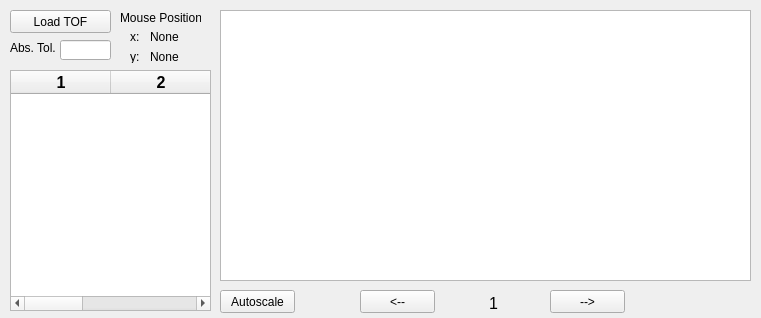
<?xml version="1.0" encoding="UTF-8"?>
<ui version="4.0">
 <class>tofView</class>
 <widget class="QWidget" name="tofView">
  <property name="geometry">
   <rect>
    <x>0</x>
    <y>0</y>
    <width>761</width>
    <height>318</height>
   </rect>
  </property>
  <property name="windowTitle">
   <string>Form</string>
  </property>
  <widget class="PlotWidget" name="graphicsView">
   <property name="geometry">
    <rect>
     <x>220</x>
     <y>10</y>
     <width>531</width>
     <height>271</height>
    </rect>
   </property>
  </widget>
  <widget class="QPushButton" name="btnNextTOF">
   <property name="geometry">
    <rect>
     <x>550</x>
     <y>290</y>
     <width>75</width>
     <height>23</height>
    </rect>
   </property>
   <property name="text">
    <string>--&gt;</string>
   </property>
  </widget>
  <widget class="QPushButton" name="btnPrevTOF">
   <property name="geometry">
    <rect>
     <x>360</x>
     <y>290</y>
     <width>75</width>
     <height>23</height>
    </rect>
   </property>
   <property name="text">
    <string>&lt;--</string>
   </property>
  </widget>
  <widget class="QLabel" name="labelTOFNum">
   <property name="geometry">
    <rect>
     <x>470</x>
     <y>293</y>
     <width>47</width>
     <height>20</height>
    </rect>
   </property>
   <property name="font">
    <font>
     <pointsize>12</pointsize>
    </font>
   </property>
   <property name="text">
    <string>1</string>
   </property>
   <property name="alignment">
    <set>Qt::AlignCenter</set>
   </property>
  </widget>
  <widget class="QLabel" name="qlxpos">
   <property name="geometry">
    <rect>
     <x>150</x>
     <y>30</y>
     <width>47</width>
     <height>13</height>
    </rect>
   </property>
   <property name="text">
    <string>None</string>
   </property>
  </widget>
  <widget class="QLabel" name="label_2">
   <property name="geometry">
    <rect>
     <x>130</x>
     <y>50</y>
     <width>47</width>
     <height>13</height>
    </rect>
   </property>
   <property name="text">
    <string>y:</string>
   </property>
  </widget>
  <widget class="QLabel" name="label">
   <property name="geometry">
    <rect>
     <x>130</x>
     <y>30</y>
     <width>47</width>
     <height>13</height>
    </rect>
   </property>
   <property name="text">
    <string>x:</string>
   </property>
  </widget>
  <widget class="QLabel" name="qlypos">
   <property name="geometry">
    <rect>
     <x>150</x>
     <y>50</y>
     <width>47</width>
     <height>13</height>
    </rect>
   </property>
   <property name="text">
    <string>None</string>
   </property>
  </widget>
  <widget class="QLabel" name="label_3">
   <property name="geometry">
    <rect>
     <x>120</x>
     <y>10</y>
     <width>81</width>
     <height>16</height>
    </rect>
   </property>
   <property name="text">
    <string>Mouse Position:</string>
   </property>
  </widget>
  <widget class="QPushButton" name="btnAutoscale">
   <property name="geometry">
    <rect>
     <x>220</x>
     <y>290</y>
     <width>75</width>
     <height>23</height>
    </rect>
   </property>
   <property name="acceptDrops">
    <bool>false</bool>
   </property>
   <property name="text">
    <string>Autoscale</string>
   </property>
   <property name="autoDefault">
    <bool>false</bool>
   </property>
   <property name="default">
    <bool>false</bool>
   </property>
   <property name="flat">
    <bool>false</bool>
   </property>
  </widget>
  <widget class="QTableWidget" name="markerTable">
   <property name="geometry">
    <rect>
     <x>10</x>
     <y>70</y>
     <width>201</width>
     <height>241</height>
    </rect>
   </property>
   <property name="font">
    <font>
     <pointsize>12</pointsize>
     <weight>75</weight>
     <bold>true</bold>
    </font>
   </property>
   <property name="sortingEnabled">
    <bool>true</bool>
   </property>
   <property name="cornerButtonEnabled">
    <bool>true</bool>
   </property>
   <property name="columnCount">
    <number>3</number>
   </property>
   <attribute name="horizontalHeaderCascadingSectionResizes">
    <bool>false</bool>
   </attribute>
   <attribute name="horizontalHeaderDefaultSectionSize">
    <number>100</number>
   </attribute>
   <attribute name="horizontalHeaderShowSortIndicator" stdset="0">
    <bool>false</bool>
   </attribute>
   <attribute name="verticalHeaderVisible">
    <bool>false</bool>
   </attribute>
   <column/>
   <column/>
   <column/>
  </widget>
  <widget class="QPushButton" name="btnLoad">
   <property name="geometry">
    <rect>
     <x>10</x>
     <y>10</y>
     <width>101</width>
     <height>23</height>
    </rect>
   </property>
   <property name="text">
    <string>Load TOF</string>
   </property>
  </widget>
  <widget class="QLabel" name="label_4">
   <property name="geometry">
    <rect>
     <x>10</x>
     <y>40</y>
     <width>51</width>
     <height>16</height>
    </rect>
   </property>
   <property name="text">
    <string>Abs. Tol.</string>
   </property>
  </widget>
  <widget class="QLineEdit" name="leTolerance">
   <property name="geometry">
    <rect>
     <x>60</x>
     <y>40</y>
     <width>51</width>
     <height>20</height>
    </rect>
   </property>
  </widget>
 </widget>
 <customwidgets>
  <customwidget>
   <class>PlotWidget</class>
   <extends>QGraphicsView</extends>
   <header>pyqtgraph</header>
  </customwidget>
 </customwidgets>
 <resources/>
 <connections/>
</ui>
